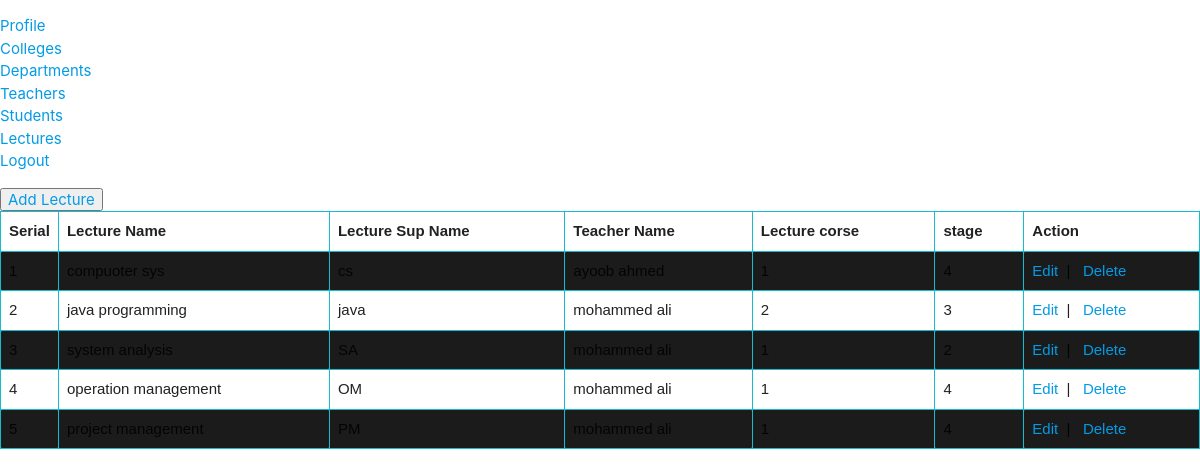
The app's page /lec/Lec.php (signed in) with its own data.
### tables this page shows
CREATE TABLE `lecture_lab` (
  `ID_lec_lab` int(11) NOT NULL,
  `lec_lab_name` varchar(40) NOT NULL,
  `lec_lab_sub_name` varchar(5) NOT NULL,
  `id_stf` int(11) NOT NULL,
  `name_stf` varchar(50) NOT NULL,
  `lec_lab_corse` int(11) NOT NULL,
  `id_dep` int(11) NOT NULL,
  `stageLec` int(11) NOT NULL
);

### lec/Lec.php (the view, shortened to what this page needs)
<?php
$host = "localhost";
$user = "root";
$password = "";
$db = "unvdb";
$link = mysqli_connect($host,$user,$password,$db);
?>
<!DOCTYPE html>
<html>
<head>
 <link rel="stylesheet" href="https://cdnjs.cloudflare.com/ajax/libs/materialize/1.0.0/css/materialize.min.css">
<link rel="stylesheet" href="https://cdnjs.cloudflare.com/ajax/libs/uikit/3.0.3/css/uikit.min.css" />
</head>
<div>
        <ul>
        <li><a href="../welcomeAdmin.php">Profile</a></li>
            <li><a href="../college/college.php">Colleges</a></li>
            <li><a href="../Deb/Deb.php">Departments</a></li>
            <li><a href="../teacher/Teacher.php">Teachers</a></li>
            <li><a href="../student/Student.php">Students</a></li>
            <li><a href="Lec.php">Lectures</a></li>
            <li><a href="../logOut.php">Logout</a></li>
        </ul>
        <button><a href="addLec.php">Add Lecture</a></button>
    </div>
<?php
if (isset($_SESSION['email']) == true) {
    $sql = "select * from lecture_lab";
    $result = mysqli_query($link, $sql);
    ?>
    <table class="table table-striped">
        <tr>
            <th width="4%">Serial</th>
            <th>Lecture Name</th>
            <th>Lecture Sup Name</th>
            <th>Teacher Name</th>
            <th>Lecture corse</th>
            <th>stage</th>
            <th>Action</th>
        </tr>
        <?php
        if ($result) {
            $i = 0;
            foreach ($result as $sdata) {
                $i++;
                ?>
                <tr>
                    <td><?php echo $i;?></td>
                    <td><?php echo $sdata['lec_lab_name']?></td>
                    <td><?php echo $sdata['lec_lab_sub_name']?></td>
                    <td><?php echo $sdata['name_stf']?></td>
                    <td><?php echo $sdata['lec_lab_corse']?></td>
                    <td><?php echo $sdata['stageLec']?></td>
                    <td>
                        <a  href="editLec.php?id=<?php echo $sdata['ID_lec_lab'];?>">Edit</a>&nbsp&nbsp|&nbsp&nbsp
                        <a  href="deleteLec.php?id=<?php echo $sdata['ID_lec_lab'];?>">Delete</a>
                    </td>
                </tr>
            <?php } }else{?>
            <tr><td colspan="5"><h2>No data found</h2></td></tr>
        <?php } ?>
    </table>
    <?php
}else{
    header("location: loginAdmin.php");
}
?>
</html>

### lec/Lec.php (style rules this page uses)
table { font-family: arial, sans-serif; border-collapse: collapse; width: 100%; }
td, th { border: 1px solid #16BBD2; text-align: left; padding: 8px; }
tr:nth-child(even) { background-color: #1B1B1B; }

### records on screen
lecture_lab: lec_lab_name "compuoter sys", lec_lab_sub_name "cs", name_stf "ayoob ahmed", lec_lab_corse "1", stageLec "4"
lecture_lab: lec_lab_name "java programming", lec_lab_sub_name "java", name_stf "mohammed ali", lec_lab_corse "2", stageLec "3"
lecture_lab: lec_lab_name "system analysis", lec_lab_sub_name "SA", name_stf "mohammed ali", lec_lab_corse "1", stageLec "2"
lecture_lab: lec_lab_name "operation management", lec_lab_sub_name "OM", name_stf "mohammed ali", lec_lab_corse "1", stageLec "4"
lecture_lab: lec_lab_name "project management", lec_lab_sub_name "PM", name_stf "mohammed ali", lec_lab_corse "1", stageLec "4"
